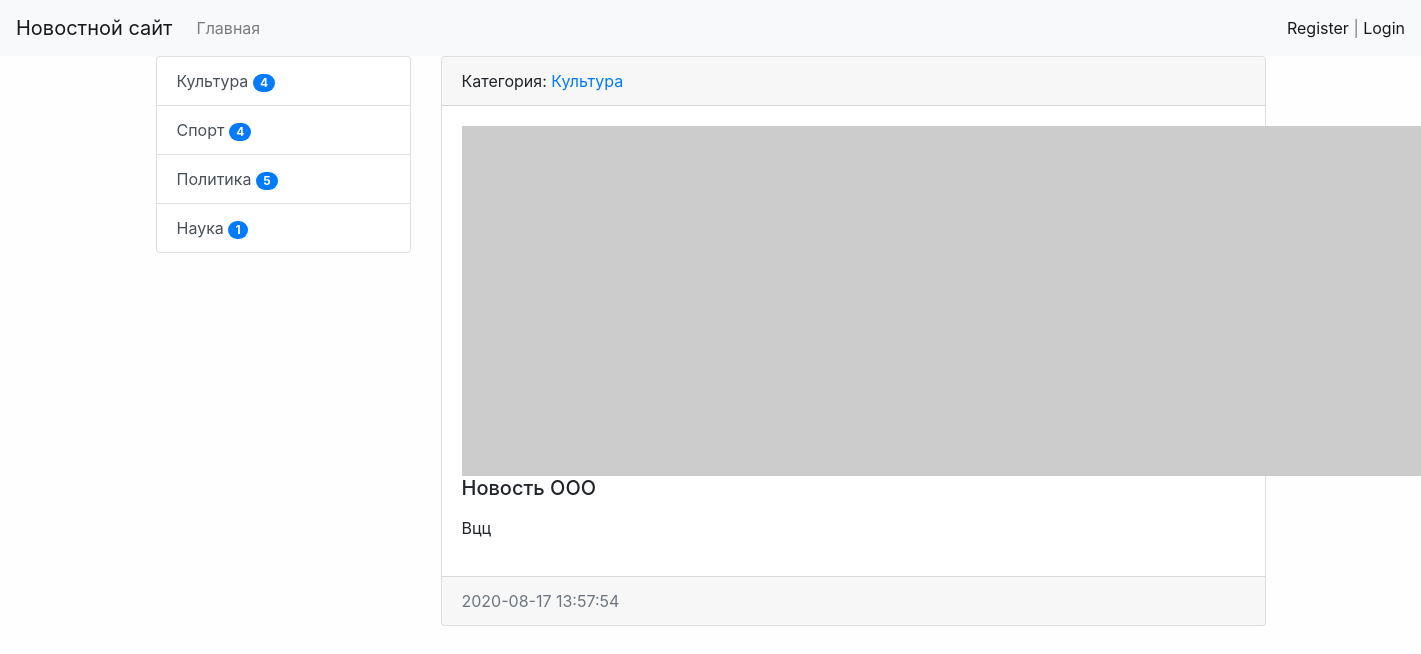
The app's page /news/15/ with its own data.
### news/models.py (models this page shows, shortened)
class Category(models.Model):
    title = models.CharField(max_length=150, db_index=True, verbose_name='Наименование категории')
    def get_absolute_url(self):
        return reverse('category', kwargs={'category_id': self.pk})
    def __str__(self):
        return self.title
    class Meta:
        verbose_name = 'Категорию'
        verbose_name_plural = 'Категории'
        ordering = ['title']

class News(models.Model):
    title = models.CharField(max_length=150, verbose_name='Наименование')
    content = models.TextField(blank=True, verbose_name='Контент')
    created_at = models.DateTimeField(auto_now_add=True, verbose_name='Дата публикации')
    updated_at = models.DateTimeField(auto_now=True, verbose_name='Обновлено')
    photo = models.ImageField(upload_to='photos/%Y/%m/%d/', verbose_name='Фото', blank=True)
    is_published = models.BooleanField(default=True, verbose_name='Опубликовано')
    category = models.ForeignKey('Category', on_delete=models.PROTECT, verbose_name='Категория')
    views_count = models.IntegerField(default=0)
    class Meta:
        verbose_name = 'Новость'
        verbose_name_plural = 'Новости'
        ordering = ['-created_at']

### news/views.py (the view)
# urls.py: path('news/<int:pk>/', ViewNews.as_view(), name='view_news'),
class ViewNews(DetailView):
    model = News
    context_object_name = 'news_item'

### news/templatetags/news_tags.py (called while the page is built)
@register.inclusion_tag('news/list_categories.html')
def show_categories():
    categories = Category.objects.annotate(cnt=Count('news', filter=F('news__is_published'))).filter(cnt__gt=0)
    return {'categories': categories}

### news/templates/news/news_detail.html (shortened to what this page needs)
{% extends "base.html" %}
{% block sidebar %}
{%include 'inc/_sidebar.html'%}
{% endblock %}
{% block content %}
<div class="card mb-3">
    <div class="card-header">
        Категория: <a href="{{news_item.category.get_absolute_url}}">{{news_item.category}}</a>
    </div>
    <div class="card-body">
        {%if item.photo %}
        <img src="{{news_item.photo.url}}" alt="" width="350" class="float-left mr-3">
        {%else%}
        <img src="https://picsum.photos/id/1060/350/235/" alt="" class="float-left mr-3">
        {%endif%}
        <h5 class="card-title">{{news_item.title}}</h5>
        <p class="card-text">{{news_item.content|safe|linebreaks}}</p>
    </div>
    <div class="card-footer text-muted">
        {{news_item.created_at|date:"Y-m-d H:i:s"}}
    </div>
</div>
{% endblock %}

### news/templates/news/list_categories.html
<div class="list-group">
    {%for item in categories %}
    <a href="{{item.get_absolute_url}}" class="list-group-item list-group-item-action">{{item.title}} <span
            class="badge badge-primary badge-pill">{{item.cnt}}</span></a>
    {%endfor%}
</div>

### mysite/static/css/style.css (style rules this page uses)
body { background-color: #fefefe; }

### records on screen
Category: title "Культура", cnt "4"
Category: title "Спорт", cnt "4"
Category: title "Политика", cnt "5"
Category: title "Наука", cnt "1"
News: category "Культура", title "Новость ООО", content "Вцц", created_at "2020-08-17 13:57:54"
